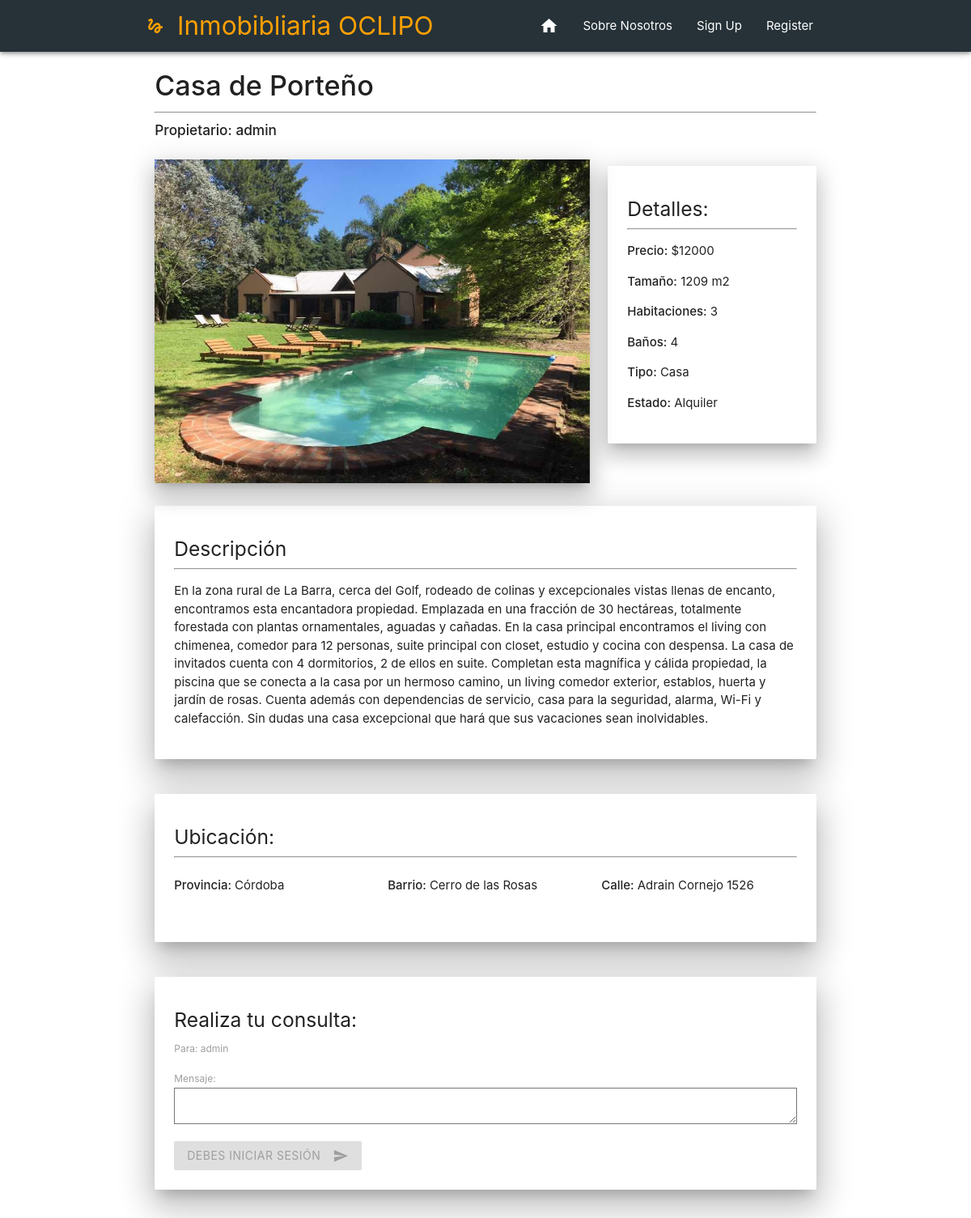
Screenshot of /propiedad/28 with the database file from the repository.
### Inmobibliaria/models.py (models this page shows, shortened)
class Propiedad(models.Model):
    usuario = models.ForeignKey(User, on_delete=models.CASCADE, null=False)
    titulo = models.CharField(max_length=20)
    precio = models.IntegerField()
    ubicacion = models.ForeignKey('Ubicacion', on_delete=models.CASCADE, null=False)
    barrio = models.CharField(max_length=30)
    calle = models.CharField(max_length=30)
    numero = models.IntegerField()
    tipo = models.CharField(max_length=12,choices=TIPO_CHOICES)
    estado = models.CharField(max_length=8,choices=STATUS_CHOICES)
    habitaciones = models.IntegerField()
    baños = models.IntegerField()
    tamaño = models.IntegerField()
    descripcion = models.TextField(max_length=2000)
    fecha = models.DateTimeField(auto_now_add=True)

class Imagen(models.Model):
    propiedad = models.ForeignKey(Propiedad, on_delete=models.CASCADE,null=False)
    foto = models.ImageField(upload_to='fotos/', null=True)

class Ubicacion(models.Model):
    provincia = models.CharField(max_length=30)

### Inmobibliaria/views.py (the view)
# urls.py: path("propiedad/<str:id>", propiedadview),
def propiedadview(request,id):
    propiedad = Propiedad.objects.get(id = id)
    imagenesLibro = Imagen.objects.filter(propiedad = propiedad)
    indiceEnCarusel = ["#one", "#two", "#three"] #El carusel necesita esos datos en el href para funcionar
    if request.method == 'POST':
        form = ComentarioModelForm(request.POST)
        current_user = get_object_or_404(User, pk = request.user.pk)
        if form.is_valid():
            created_comentario = form.save(commit=False)
            created_comentario.user = current_user
            created_comentario.propiedad = propiedad
            if created_comentario.user != created_comentario.propiedad.usuario:
                created_comentario.save()
                subject = "Has recibido una consulta de tu propiedad " + propiedad.titulo
                message = "De: " + created_comentario.user.username + "\nCorreo: "+ created_comentario.user.email + "\n" + created_comentario.mensaje
                email_from = settings.EMAIL_HOST_USER
                recipient_list = [propiedad.usuario.email]
                send_mail(subject, message, email_from, recipient_list)
                messages.success(request, f'Tu consulta ha sido enviada!')
                return redirect('/')
            else:
                messages.success(request, f'No puedes consultar una propiedad tuya')
    else:
        form = ComentarioModelForm()
    return render(request,"Inmobibliaria/propiedad.html",{"propiedad":propiedad, "imagenes": imagenesLibro,"indiceEnCarusel":indiceEnCarusel,"host": request.get_host(),"form":form})

### Inmobibliaria/forms.py
class ComentarioModelForm(forms.ModelForm):
	class Meta:
		model = Comentario
		fields = ['mensaje']

### Inmobibliaria/templatetags/index.py (called while the page is built)
@register.filter
def index(indexable, i):
    return indexable[i]

### Inmobibliaria/templates/Inmobibliaria/propiedad.html (shortened to what this page needs)
{% extends 'Inmobibliaria/base.html' %}
{% block content %}
<div class="container">
<div class="row">
    <div class="col s12 m12">
        <h4><strong>{{propiedad.titulo}}</strong></h4><hr>
        <h6><strong> Propietario: {{propiedad.usuario}}</strong></h6>
    </div>
</div>
<div class="row">
    <div class="col s12 m8">
        <div class="carousel carousel-slider z-depth-4">
        {% load index %}
        {% for imagen in imagenes %}
        <a class="carousel-item " href="{{ indiceEnCarusel|index:forloop.counter0 }}"><img src = "http://{{ host }}/media/{{ imagen.foto }}" width="100%" height="400"></a>
        {% endfor %}
        </div>
    </div>
    <div class="col s12 m4">
        <div class="card-panel z-depth-4">
        <h5>Detalles: </h5><hr>
        <p><strong>Precio:</strong> ${{propiedad.precio}}</p>
        <p><strong>Tamaño:</strong> {{propiedad.tamaño}} m2</p>
        <p><strong>Habitaciones:</strong> {{propiedad.habitaciones}}</p>
        <p><strong>Baños:</strong> {{propiedad.baños}}</p>
        <p><strong>Tipo:</strong> {{propiedad.tipo}}</p>
        <p><strong>Estado:</strong> {{propiedad.estado}}</p>
      </div>
    </div>
</div>
<div class="row">
    <div class="col s12 m12">
        <div class="card-panel white z-depth-5">
        <h5>Descripción</h5><hr>
        <p>{{propiedad.descripcion}}</p>
      </div>
    </div>
</div>
<div class="row">
    <div class="col s12 m12">
        <div class="card-panel white z-depth-5">
            <h5>Ubicación:</h5><hr>
            <div class="row">
            <div class="col s12 m4">
                <p><strong>Provincia: </strong>{{propiedad.ubicacion.provincia}}</p>
            </div>
            <div class="col s12 m4">
                <p><strong>Barrio: </strong>{{propiedad.barrio}}</p>
            </div>
            <div class="col s12 m4">
                <p><strong>Calle: </strong>{{propiedad.calle}} {{propiedad.numero}}</p>
            </div>
            </div>
        </div>
    </div>
</div>
<div class="row">
    <div class="col s12 m12">
        <div class="card-panel white z-depth-5">
            <h5>Realiza tu consulta:</h5>
            <label>Para: {{propiedad.usuario}}</label>
            <form method="post">
                {{ form.as_p }}
                {% if user.is_authenticated %}
                    <button class="btn waves-effect waves-light" type="submit" id="submit">Solicitar Información<i
                    class="material-icons right">send</i></button>
                {% else %}
                    <button class="btn waves-effect waves-light disabled" type="submit" id="submit">Debes iniciar sesión<i
                    class="material-icons right">send</i></button>
                {% endif %}
            </form>
        </div>
    </div>
</div>
{% endblock %}

### rows the page displays
Propiedad: titulo "Casa de Porteño", usuario "admin", precio "12000", tamaño "1209", habitaciones "3", baños "4", tipo "Casa", estado "Alquiler", descripcion "En la zona rural de La Barra, cerca del Golf, rodeado de colinas y excepcionales vistas llenas de encanto, encontramos esta encantadora propiedad. Emplazada en una fracción de 30 hectáreas, totalmente forestada con plantas ornamentales, aguadas y cañadas. En la casa principal encontramos el living con chimenea, comedor para 12 personas, suite principal con closet, estudio y cocina con despensa. La casa de invitados cuenta con 4 dormitorios, 2 de ellos en suite. Completan esta magnífica y cálida propiedad, la piscina que se conecta a la casa por un hermoso camino, un living comedor exterior, establos, huerta y jardín de rosas. Cuenta además con dependencias de servicio, casa para la…", ubicacion.provincia "Córdoba", barrio "Cerro de las Rosas", calle "Adrain Cornejo", numero "1526"
Imagen: foto (picture)
